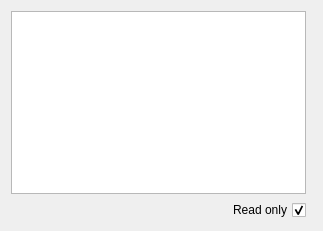
<?xml version="1.0" encoding="UTF-8"?>
<ui version="4.0">
 <class>PresetListWidget</class>
 <widget class="QWidget" name="PresetListWidget">
  <property name="geometry">
   <rect>
    <x>0</x>
    <y>0</y>
    <width>323</width>
    <height>231</height>
   </rect>
  </property>
  <property name="windowTitle">
   <string>Form</string>
  </property>
  <layout class="QVBoxLayout" name="verticalLayout">
   <item>
    <layout class="QHBoxLayout" name="horizontalLayout">
     <item>
      <layout class="QVBoxLayout" name="verticalLayout_2">
       <item>
        <widget class="QListWidget" name="listWidget"/>
       </item>
       <item>
        <widget class="QCheckBox" name="readOnly">
         <property name="layoutDirection">
          <enum>Qt::RightToLeft</enum>
         </property>
         <property name="text">
          <string>Read only</string>
         </property>
         <property name="checked">
          <bool>true</bool>
         </property>
        </widget>
       </item>
      </layout>
     </item>
     <item>
      <widget class="picogen::qt4_gui::PreviewWidget" name="previewWidget" native="true">
       <property name="maximumSize">
        <size>
         <width>320</width>
         <height>16777215</height>
        </size>
       </property>
      </widget>
     </item>
    </layout>
   </item>
  </layout>
 </widget>
 <customwidgets>
  <customwidget>
   <class>picogen::qt4_gui::PreviewWidget</class>
   <extends>QWidget</extends>
   <header>previewwidget.h</header>
   <container>1</container>
  </customwidget>
 </customwidgets>
 <resources/>
 <connections/>
</ui>
